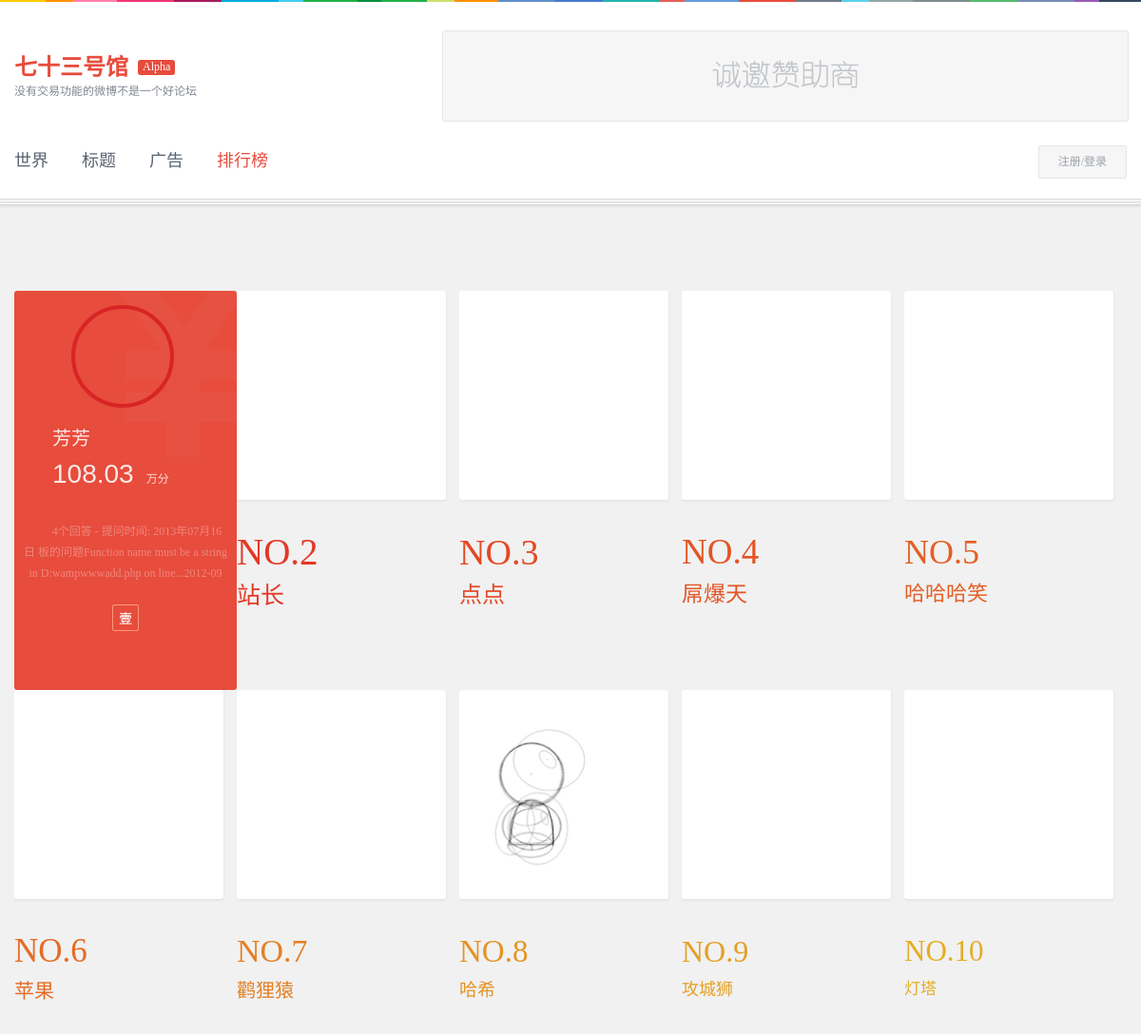
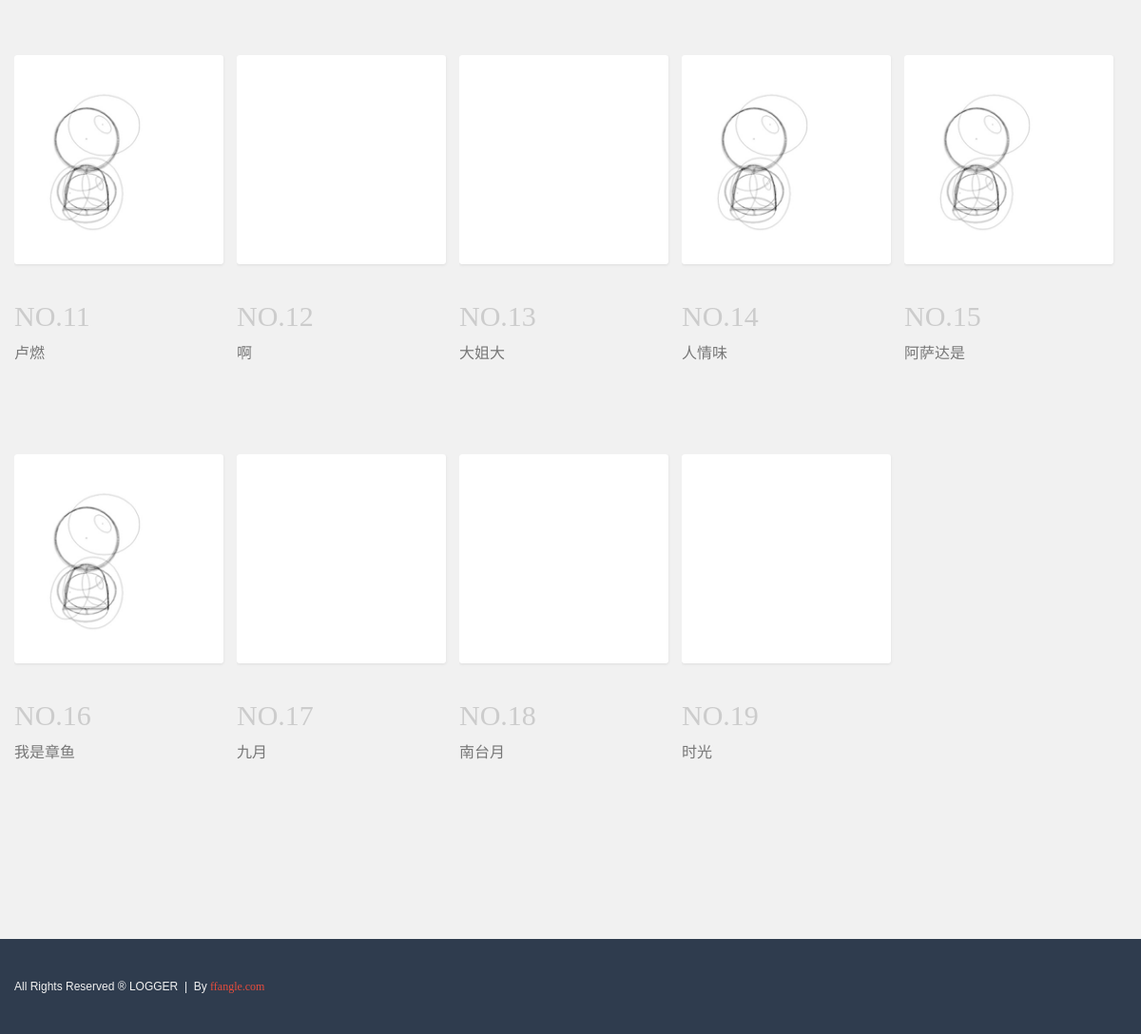
/digg.php, run on the app's committed database (2 pictures, top to bottom).
### tables this page shows
CREATE TABLE `ux73_user` (
  `id` tinyint(1) NOT NULL AUTO_INCREMENT,
  `uid` bigint(30) DEFAULT '0' COMMENT '用户UID',
  `invited` bigint(30) DEFAULT NULL COMMENT '邀请者UID',
  `name` varchar(20) NOT NULL,
  `nick` varchar(10) DEFAULT NULL,
  `pwd` varchar(50) NOT NULL,
  `icon` varchar(100) DEFAULT NULL,
  `lastdate` varchar(20) NOT NULL COMMENT '最近登陆时间',
  `lastact` varchar(20) DEFAULT NULL COMMENT '最新发布时间',
  `plus` int(10) DEFAULT '0' COMMENT '余额',
  `issue` int(10) DEFAULT '0' COMMENT '发布量',
  `comments` int(10) DEFAULT '0' COMMENT '点赞量',
  `newMessage` varchar(20) DEFAULT '0' COMMENT '最近一次进入 自己的留言界面时间',
  `statusDate` varchar(20) DEFAULT NULL,
  `statusSeat` varchar(20) DEFAULT NULL,
  `email` varchar(50) DEFAULT NULL,
  `register_ip` varchar(20) DEFAULT NULL,
  `register_time` int(20) DEFAULT NULL,
  `vip` int(11) DEFAULT NULL,
  `describe` varchar(100) DEFAULT NULL,
  `entrys` int(10) DEFAULT '0' COMMENT '登录次数',
  PRIMARY KEY (`id`)
);

CREATE TABLE `ux73_special` (
  `id` int(11) NOT NULL AUTO_INCREMENT,
  `sid` int(3) NOT NULL DEFAULT '0' COMMENT '详细看表注释',
  `icon` varchar(11) NOT NULL,
  `name` varchar(100) NOT NULL,
  `depict` text NOT NULL COMMENT '描述',
  `number` int(11) NOT NULL COMMENT '持有数量',
  `welfare` int(11) NOT NULL COMMENT '福利',
  `gain` varchar(500) NOT NULL COMMENT '获取条件',
  `purchase` int(20) DEFAULT NULL,
  PRIMARY KEY (`id`)
);

### comm/Main_Advert.php (called while the page is built, shortened)
<?php
class Data_advert extends Config
{
	protected function data_selectAdvert($aid=0){
		$sql = "select * FROM  `".parent::Fn()."ad` WHERE  `id` LIKE  '".$aid."' LIMIT 0 , 1";
		return parent::Ais($sql);
	}
}
class Event_advert extends Data_advert
{
	protected function event_getNowAdvert(){
		return parent::data_selectAdvert(1);
	}
}
class Advert extends Event_advert
{
	public function GAnow(){
		return parent::event_getNowAdvert();
	}
}
$a = new Advert();
?>

### comm/conn.php (called while the page is built, shortened)
<?php
	$dfrom = "ux73_";
	class Config{
		protected function Ais($sql){
			$val = mysql_query($sql);
			return $val ? mysql_fetch_array($val) : false;
		}
		protected  function Fn(){
			global $dfrom;
			return $dfrom;
		}
	}
?>

### comm/Main_User_Badge.php (called while the page is built, shortened)
<?php
class Data_user_badge extends Config
{
	protected function data_selectUserBadge($uid=0){
		$sql = "select  `s`. * FROM  `".parent::Fn()."special` AS  `s` ,  `".parent::Fn()."logs_specialuse` AS  `u` WHERE  `u`.`sid` =  `s`.`sid` AND `u`.`uid` = ".$uid." AND  `u`.`status` =1 ORDER BY  `u`.`time` ASC ;";
		return mysql_query($sql);
	}
}
class Event_user_badge extends Data_user_badge
{
	protected function data_selectBadge($uid=0){
		$uid = $uid ? $uid : parent::Eid();
		$query = parent::data_selectUserBadge($uid);
		$array = array();
		if( !!$query && mysql_num_rows($query) > 0 ){
			while( $row = mysql_fetch_array($query)){
				array_push($array, $row);
			}
		}
		return $array;
	}
}
class Users_badge extends Event_user_badge
{
	public function Gbadge($uid=0){
		return parent::data_selectBadge($uid);
	}
	public function Ibadge($uid=0){
		return count(parent::data_selectBadge($uid));
	}
	public function IPniu($uid=0){
		$uid = $uid ? $uid : parent::Eid();
		$u = new Users();
		$num = $u -> GInum($uid);
		return $num >= 3;
	}
}
$ub = new Users_badge();
?>

### comm/Main_User.php (called while the page is built, shortened)
<?php
class Data_user extends Config
{
	protected function data_selectByUid($uid=0){
		$sql = "select * FROM  `".parent::Fn()."user` WHERE  `uid` LIKE  ".$uid;
		return parent::Ais($sql);
	}
	protected function data_selectDigg($begin=0 ,$page=0, $type='plus'){
		$page = $page ? $page : 30;
		$sql = "select * FROM  `".parent::Fn()."user` ORDER BY  `".$type."` DESC LIMIT ".$begin." , ".$page;
		return mysql_query($sql);
	}
}
class Event_user extends Data_user
{
	protected function event_uis(){
		return isset($_COOKIE["73userid"]);
	}
	protected function event_uid(){
		return $this -> event_uis() ? $_COOKIE[self::CN] : 0;
	}
	protected function event_get($uid=0){
		$uid = $uid ? $uid : $this -> event_uid();
		$info = parent::data_selectByUid($uid);
		return $info;
	}
	protected function event_getVip($uid=0){
		$uid = $uid ? $uid : $this -> event_uid();
		$user = parent::data_selectByUid($uid);
		return $user['vip'];
	}
	protected function event_getPlusDigg($begin=0 ,$page=0){
		$query = parent::data_selectDigg($begin ,$page);
		$array = array();
		if( !!$query && mysql_num_rows($query) > 0 ){
			while( $row = mysql_fetch_array($query)){
				array_push($array, $row);
			}
		}
		return $array;
	}
}
class Users extends Event_user
{
	public function Guid(){
		return parent::event_uid();
	}
	public function Gdigg($begin=0 ,$page=0){
		return parent::event_getPlusDigg($begin ,$page);
	}
	public function Gdepict($uid=0){
		$info = parent::event_get($uid);
		$text = $info['describe'];
		return $text ? $text : "还没有个人介绍";
	}
	public function Ivip($uid=0){
		return parent::event_getVip($uid) > time();
	}
}
?>

### digg.php (the view, shortened to what this page needs)
<?php
	include("./comm/base.php");
	$ect="digg";
	$ub -> Uone();
	$ub -> Utwo();
	$ub -> Uthree();
	include("./comm/head.php");
?>
	<div class="container pagecon">
		<div class="disslist center">
			<div class="are f">
				<?php foreach( $u -> Gdigg() as $key => $Dv ){  ?>
					<?php  if($u -> Ivip($Dv['uid'])){ $ub -> DSUvip($Dv['uid']); } 	 ?>
					<div class="col f">
						<div class="gap">
							<div class="pic f">
								<a href="./list.php?uid=<?php echo $Dv['uid']; ?>" title=""><img src="<?php echo $Dv['icon']; ?>" alt="" width="160" /><i></i><em></em></a></div>
							<div class="name name_no<?php echo $key+1; ?> f"><em>NO.<?php echo $key+1; ?></em> <?php echo $Dv['name']; ?></div>
							<div class="cue">
								<div class="icon f">
									<a href="./list.php?uid=<?php echo $Dv['uid']; ?>" ><img src="<?php echo $Dv['icon']; ?>" alt="" /></a>
								</div>
								<div class="names"><?php echo $Dv['name']; ?></div>
								<div class="price f"><em class="golds" n="<?php echo $Dv['plus']; ?>"></em><i></i></div>
								<div class="depict"><?php echo $u -> Gdepict($Dv['uid']); ?></div>
								<div class="glory" style="padding: 20px 35px 30px;">
									<?php if($ub -> Ibadge($Dv['uid'])){	 ?>
										<?php foreach ($ub -> Gbadge($Dv['uid']) as $k => $Bv) {	 	?>
											<a class="<?php echo $Bv['icon']; ?>" href="javascript:;" title="<?php echo $Bv['name']; ?>"></a>
										<?php }  ?>
									<?php } ?>
								</div>
							</div>
						</div>
					</div>
				<?php }	 ?>
			</div>
		</div>
	</div>
<?php include("./comm/footer.php");	 	?>

### comm/head.php (shortened to what this page needs)
<!doctype html>
<html lang="zh">
	<head>
		<link rel="stylesheet" type="text/css" href="./css/common.css" />
		<link rel="stylesheet" type="text/css" href="./css/ffangle.css" />
	</head>
	<body>
<?php
	if($a -> Grange()){
		$a -> UCad();
	}
	$ad = $a -> GAnow();
?>
		<div class="container">
			<div class="header">
				<div class="center">
					<div class="row">
						<div class="logo f"><a href="./" ><em>七十三号馆</em><i>没有交易功能的微博不是一个好论坛</i></a>
							<span class="version" title="内部测试版 1.4.9" >Alpha</span>
						</div>
						<div class="advert r">
							<?php if($ad['link']){	 ?>
							<a href="<?php echo $ad['link'] ? $ad['link'] : 'javascript:;'; ?>" title="《<?php echo $ad['cue']; ?>》独家赞助" >
								<img src="<?php echo $ad['longimgs']; ?>" />
							</a>
							<?php }else{ ?>
							<a href="javascript:;" title="暂无赞助" ><img src="./imgs/not-ad.png" /></a>
							<?php } ?>
						</div>
					</div>
					<div class="row">
						<?php
						include("./comm/headMenu.php"); ?>
						<?php include("./comm/headMake.php"); ?>
					</div>
				</div>
				<div class="bottomgap"></div>
			</div>

### comm/headMenu.php
<?php
Global $ect;
?>
	<div class="menu f">
		<a <?php if( $ect == "index" ){	 ?>class="act"<?php } ?> href="./index.php" >世界</a>
		<a <?php if( $ect == "title" ){	 ?>class="act"<?php } ?> href="./title.php" >标题</a>
		<a <?php if( $ect == "ad" ){	 ?>class="act"<?php } ?> href="./ad.php" >广告</a>
		<a <?php if( $ect == "digg" ){	 ?>class="act"<?php } ?> href="./digg.php" >排行榜</a>
	</div>

### comm/headMake.php (shortened to what this page needs)
<div class="make r">
	<?php if($u -> Guid()){  ?>
		<div class="operate f" <?php if($ect == 'user'){ ?> style="border-top-color: #e74c3c;" <?php } ?> >
			<div class="icon"><a href="./user.php" ><?php echo $u -> Gname(); ?></a><i></i></div>
			<div class="link">
				<a href="javascript:;" class="price" ><span class="glyphicon glyphicon-fire"></span><em id="headGold" class="golds" n="<?php echo $u -> Gplus(); ?>" ></em> <i></i></a>
				<a class="fabu <?php if( $ect == "fabu" ){ ?>act<?php } ?>" href="./userAdd.php" ><span class="glyphicon glyphicon-pencil"></span>发布</a>
				<a href="./user.php" ><span class="glyphicon glyphicon-user"></span>个人中心</a>
				<a href="./userExchange.php" ><span class="glyphicon glyphicon-barcode"></span>提现</a>
				<a href="./userMessage.php" ><span class="glyphicon glyphicon-comment"></span>留言板 <i><?php echo $um -> GMnum() ? $um -> GMnum() : ''; ?></i></a>
				<a href="./userTitle.php" ><span class="glyphicon glyphicon-th-list"></span>我的标题</a>
				<a href="./userFollow.php" ><span class="glyphicon glyphicon-ok"></span>关注的用户</a>
				<a href="./userWelfare.php" ><span class="glyphicon glyphicon-th-large"></span>徽章/福利</a>
				<a href="./userEffigy.php" ><span class="glyphicon glyphicon-cog"></span>个人设置</a>
				<a href="?out=1" ><span class="glyphicon glyphicon-off"></span>注销</a>
			</div>
		</div>
	<?php }else{ ?>
		<a class="login f" href="./login.php" >注册/登录</a>
	<?php }  ?>
</div>

### comm/footer.php (shortened to what this page needs)
		<div class="floatside">
		</div>
		<div class="footer">
			<div class="center">
				<div class="info">All Rights Reserved ® LOGGER&nbsp;&nbsp;|&nbsp;&nbsp;By <a href="#" title="">ffangle.com</a></div>
			</div>
		</div>
	</body>
</html>

### data on the page
ux73_user: name "芳芳", uid+describe "4个回答 - 提问时间: 2013年07月16日 板的问题Function name must be a string in D:wampwwwadd.php on line...2012-09"
ux73_user: name "站长"
ux73_user: name "点点"
ux73_user: name "屌爆天"
ux73_user: name "哈哈哈笑"
ux73_user: name "苹果"
ux73_user: name "鹳狸猿"
ux73_user: icon (placeholder picture), name "哈希"
ux73_user: name "攻城狮"
ux73_user: name "灯塔"
ux73_user: icon (placeholder picture), name "卢燃"
ux73_user: name "啊"
ux73_user: name "大姐大"
ux73_user: icon (placeholder picture), name "人情味"
ux73_user: icon (placeholder picture), name "阿萨达是"
ux73_user: icon (placeholder picture), name "我是章鱼"
ux73_user: name "九月"
ux73_user: name "南台月"
ux73_user: name "时光"
